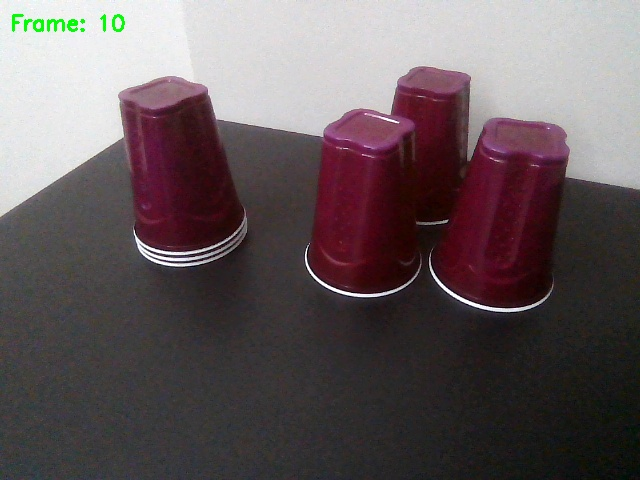
#> input picture test_detection_10.jpg, 640 x 480 px
$ python -i simple_working_detector.py   (imports and definitions only)
#> lines starting #> are read from the running program, lines starting #| are printed output that depends on the picture; after the words box and inside, x2 and y2 are one past the last pixel; in counts of white or black regions, pixels touching at a corner belong together
#> further down, picture is the input picture: shape (480, 640, 3); mean B, G, R 93, 90.5, 101.8
#!/usr/bin/env python3
"""
Simple Working Detector with Fallback
Handles YOLO detection with timeout and fallback to simple CV
"""

import cv2
import numpy as np
import time
import sys
import os
import subprocess
import tempfile
from pathlib import Path

class SimpleWorkingDetector:
    def __init__(self, config_path="cfg/yolo-cup-tiny.cfg",
                 model_path="backup/yolo-cup-tiny_last.weights",
                 names_path="cup.names",
                 confidence_threshold=0.5):
        self.config_path = config_path
        self.model_path = model_path
        self.names_path = names_path
        self.conf_threshold = confidence_threshold

        # Check if files exist
        self.check_files()

    def check_files(self):
        """Check if required files exist"""
        files_to_check = [
            self.config_path,
            self.model_path,
            self.names_path
        ]

        for file_path in files_to_check:
            if not os.path.exists(file_path):
                print(f"⚠️  Warning: {file_path} not found")

    # [75 lines left out: functions detect_with_yolo, parse_darknet_output, not called in this run]

    def detect_with_simple_cv(self, frame):
        """Fallback detection using simple computer vision"""
        # Convert to HSV for better color detection
        hsv = cv2.cvtColor(frame, cv2.COLOR_BGR2HSV)
#> hsv: shape (480, 640, 3); mean H, S, V 100.6, 54.3, 103.3

        # Define range for red cups (adjust these values for your cups)
        lower_red1 = np.array([0, 50, 50])
        upper_red1 = np.array([10, 255, 255])
        lower_red2 = np.array([170, 50, 50])
        upper_red2 = np.array([180, 255, 255])

        # Create masks for red color
        mask1 = cv2.inRange(hsv, lower_red1, upper_red1)
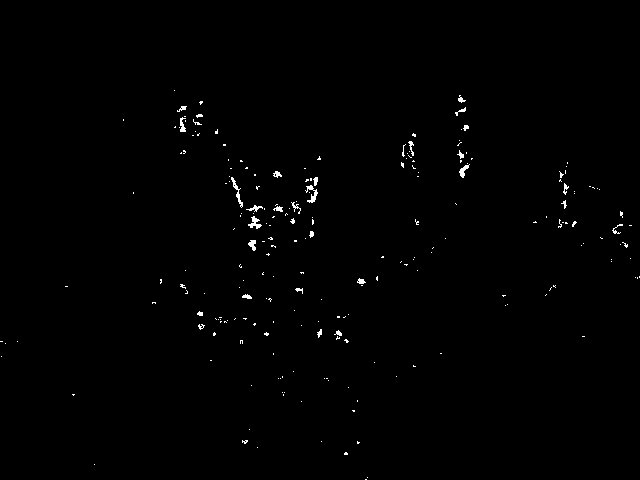
#> mask1: shape (480, 640); 0.61% white in thin lines or dots, all inside (x1, y1, x2, y2) = (0, 90, 640, 480)
        mask2 = cv2.inRange(hsv, lower_red2, upper_red2)
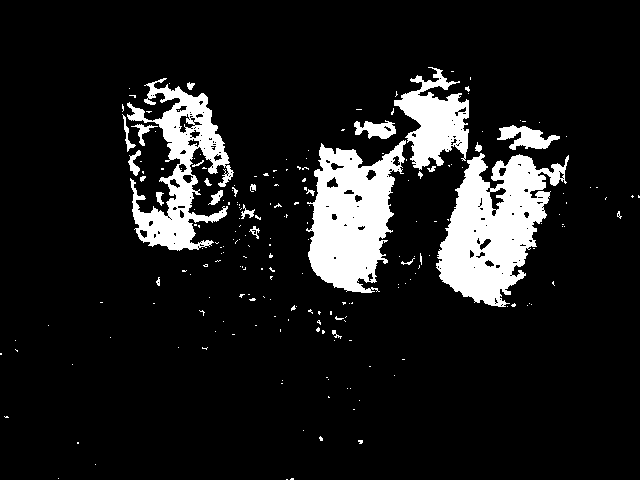
#> mask2: shape (480, 640); 11.2% white; 216 white regions (190 under 20 px), largest, box (x1, y1, x2, y2) and area: (436, 153, 569, 307) 10933, (306, 140, 406, 293) 9374, (127, 78, 234, 251) 7023
        mask = mask1 + mask2
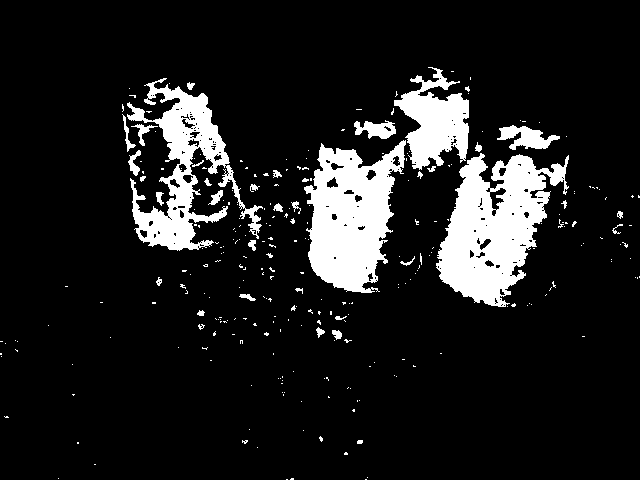
#> mask: shape (480, 640); 11.8% white; 285 white regions (248 under 20 px), largest, box (x1, y1, x2, y2) and area: (436, 153, 569, 307) 11079, (304, 140, 406, 293) 9663, (127, 78, 263, 251) 7614

        # Apply morphological operations
        kernel = np.ones((5,5), np.uint8)
        mask = cv2.morphologyEx(mask, cv2.MORPH_CLOSE, kernel)
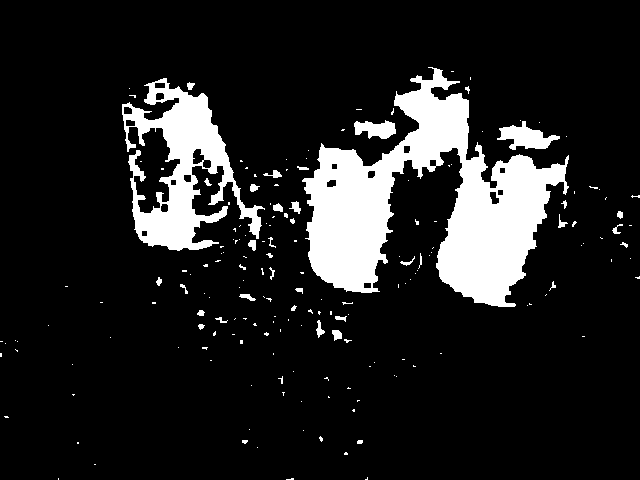
#> mask: shape (480, 640); 13% white; 185 white regions (148 under 20 px), largest, box (x1, y1, x2, y2) and area: (302, 67, 569, 307) 26948, (122, 78, 265, 251) 9639, (497, 121, 560, 150) 909
        mask = cv2.morphologyEx(mask, cv2.MORPH_OPEN, kernel)
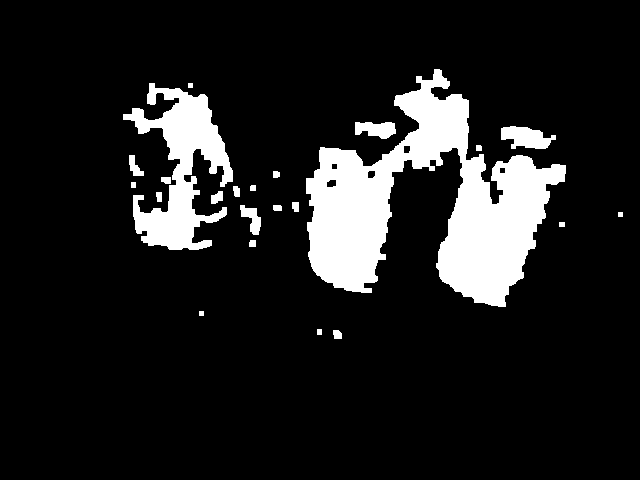
#> mask: shape (480, 640); 12.1% white; 23 white regions

        # Find contours
        contours, _ = cv2.findContours(mask, cv2.RETR_EXTERNAL, cv2.CHAIN_APPROX_SIMPLE)
#> contours = 23 contours, 3 with area under 20; largest, box (x1, y1, x2, y2) and area: (306, 69, 566, 307) 25852, (123, 83, 233, 250) 7504, (501, 126, 556, 149) 758, (355, 122, 396, 139) 462, (240, 205, 261, 235) 285

        detections = []
        for contour in contours:
            # Filter by area
            area = cv2.contourArea(contour)
            if area > 1000:  # Minimum area for cup
                # Get bounding rectangle
                x, y, w, h = cv2.boundingRect(contour)

                # Filter by aspect ratio
                aspect_ratio = w / h if h > 0 else 0
                if 0.3 < aspect_ratio < 3.0:
                    # Calculate confidence based on area
                    confidence = min(0.9, area / 10000)

                    detections.append({
                        'bbox': (x, y, w, h),
                        'confidence': confidence,
                        'center': (x + w//2, y + h//2)
                    })
#> this loop made 23 passes
#> (area, x, y, w, h, aspect_ratio, confidence) on passes 22 to 23: (7504.5, 123, 83, 110, 167, 0.659, 0.75), (25852, 306, 69, 260, 238, 1.09, 0.9)
#> area on passes 1, 4, 7, 8, 9, 10: 56, 34.5, 39, 285, 48.5, 40.5
#> after the loop, detections = 2 items

        return detections

    # [58 lines left out: functions detect, main, not called in this run]

# [2 lines not run here, left out]

>>> import cv2
>>> picture = cv2.imread('../test_detection_10.jpg')
>>> result = SimpleWorkingDetector().detect_with_simple_cv(picture)
#> result = 2 items
